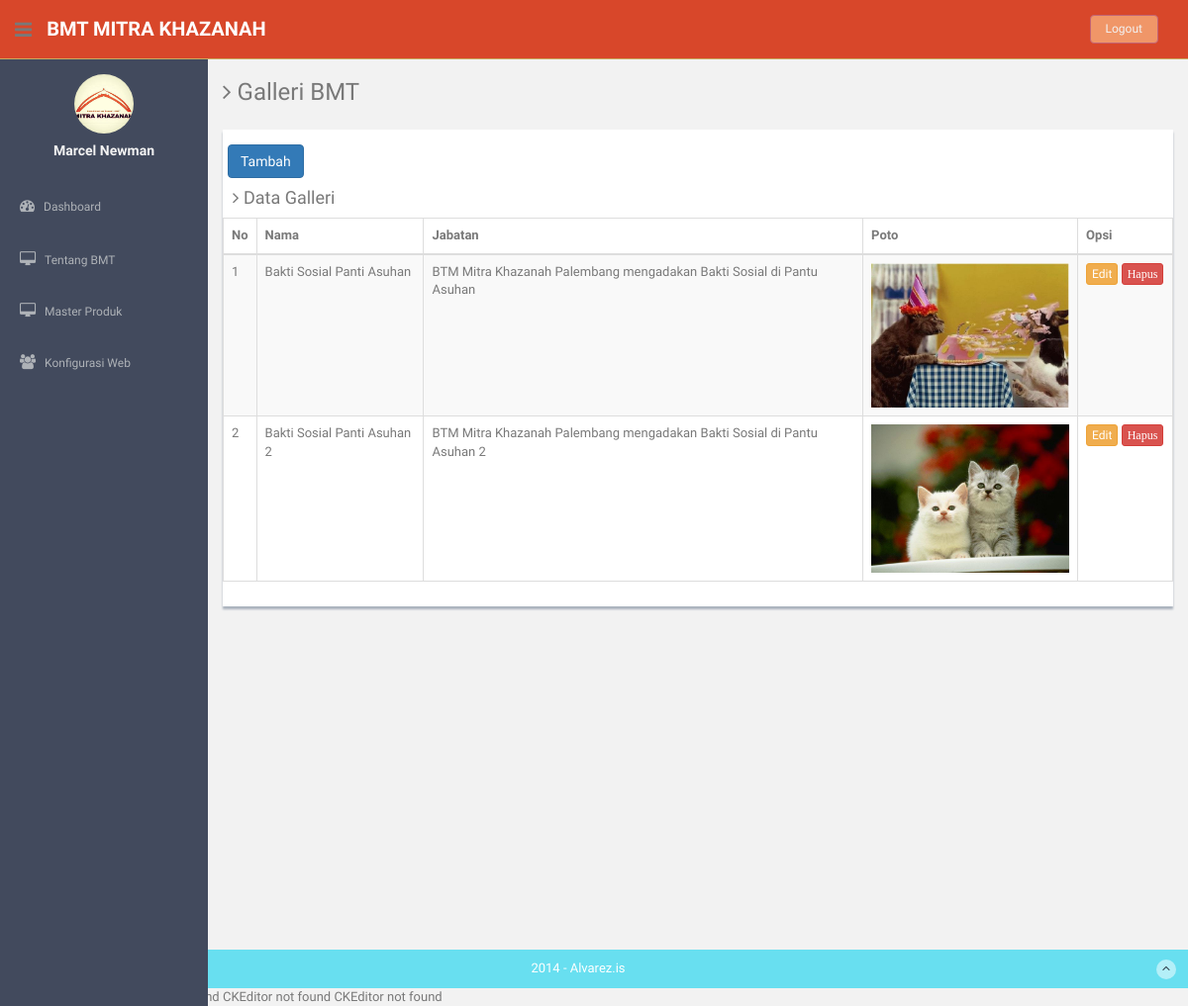
Screenshot of /admin/dashboard.php?page=gallery with the database file from the repository.
### tables this page shows
CREATE TABLE `gallery` (
  `id_gallery` int(11) NOT NULL,
  `foto_gallery` varchar(80) NOT NULL,
  `judul_gallery` varchar(100) NOT NULL,
  `caption_gallery` varchar(150) NOT NULL
);

### admin/gallery/list.php (the view)
<h3><i class="fa fa-angle-right"></i> Galleri BMT</h3>
<div class="row mt">
	<div class="col-lg-12">
		<div class="content-panel">
			<a href="?page=gallery&action=tambah" title="Tambah" class="btn btn-primary" style="margin-left: 5px">Tambah</a>
          <h4><i class="fa fa-angle-right"></i> Data Galleri</h4>
              <section id="unseen">
                <table class="table table-bordered table-striped" id="Datatables">
                  <thead>
                  <tr>
	                  <th>No</th>
                      <th>Nama</th>
                      <th>Jabatan</th>
                      <th>Poto</th>
                      <th width="10%">Opsi</th>
                  </tr>
                  </thead>
                  <tbody>
                  <?php
                  $no = 1;
                  $sql_gallery = mysqli_query($con,"SELECT * FROM gallery") or die (mysqli_error($con));
					while($data = mysqli_fetch_array($sql_gallery)){
                  ?>
                  <tr>
                      <td><?php echo $no++ ?></td>
                      <td><?php echo $data['judul_gallery'] ?></td>
                      <td><?php echo $data['caption_gallery'] ?></td>
                      <td><img src="gallery/poto/<?php echo $data['foto_gallery'];?>" alt="<?php echo $data['foto_gallery'] ?>" width="200"></td>
                      <td><a class="btn btn-warning btn-xs" href="?page=gallery&action=edit&id_gallery=<?php echo $data['id_gallery'];?>" title="Edit Data">Edit</a>
            	<a class="btn btn-danger btn-xs" href="?page=gallery&action=hapus&id_gallery=<?php echo $data['id_gallery'];?>" title="Hapus Data" onclick="javascript: return confirm('Apakah anda yakin?');"><i class="fa fa-trash"> Hapus</i></a></td>
                  </tr>
                  <?php
                  }
                  ?>
                  </tbody>
              </table>
              </section>
      </div>
	</div>
</div>

### admin/assets/css/style.css (style rules this page uses)
body { color: #797979; background: #f2f2f2; font-family: 'Ruda', sans-serif; padding: 0px !important; margin: 0px !important; font-size:13px; }
a, a:hover, a:focus { text-decoration: none; outline: none; }
.mt { margin-top: 25px; }
.content-panel { background: #ffffff; box-shadow: 0px 3px 2px #aab2bd; padding-top: 15px; padding-bottom: 5px; }
.content-panel h4 { margin-left: 10px; }

### rows the page displays
gallery: judul_gallery "Bakti Sosial Panti Asuhan", caption_gallery "BTM Mitra Khazanah Palembang mengadakan Bakti Sosial di Pantu Asuhan", foto_gallery (picture)
gallery: judul_gallery "Bakti Sosial Panti Asuhan 2", caption_gallery "BTM Mitra Khazanah Palembang mengadakan Bakti Sosial di Pantu Asuhan 2", foto_gallery (picture)
